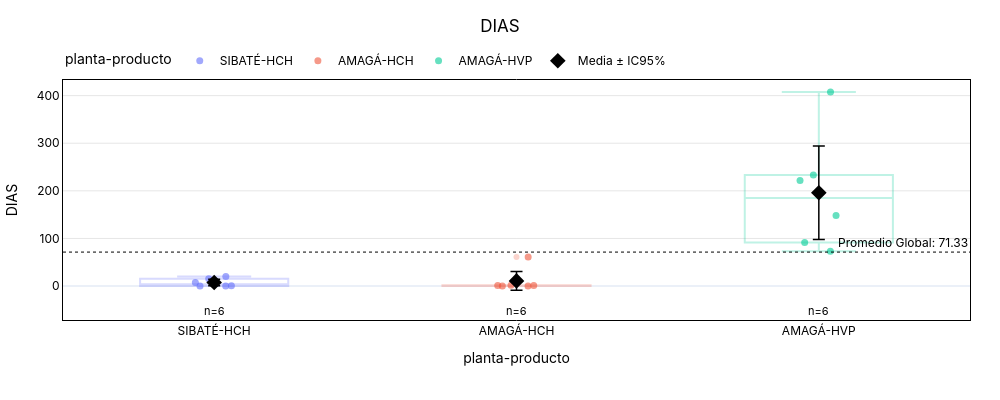

The notebook cell saved with this chart:
### Code cell
f = plot_statistical_strip(df[df["DIAS"]<2000], x_col="planta-producto", y_col='DIAS',
     title='DIAS', width=1000, height=400, category_order=['SIBATÉ-HCH', 'AMAGÁ-HCH', 'AMAGÁ-HVP'])
f.show()
s3.save_plotly_html(f,  "tv_planta_productos.html")

### Figure 1 — Plotly figure (JSON) as saved in the notebook; plotly's stock layout.template omitted (floating-point values rounded to 4 significant figures)
{"data": [{"alignmentgroup": "True", "boxpoints": "all", "fillcolor": "rgba(255,255,255,0)", "hoveron": "points", "hovertemplate": "<b>DIAS</b>: %{y:.2f}<br>planta-producto: %{x}<extra></extra>", "legendgroup": "SIBATÉ-HCH", "line": {"color": "rgba(255,255,255,0)"}, "marker": {"color": "#636EFA", "line": {"width": 0}, "opacity": 0.6, "size": 7}, "name": "SIBATÉ-HCH", "offsetgroup": "SIBATÉ-HCH", "orientation": "v", "pointpos": 0, "showlegend": true, "type": "box", "x": ["SIBATÉ-HCH", "SIBATÉ-HCH", "SIBATÉ-HCH", "SIBATÉ-HCH", "SIBATÉ-HCH", "SIBATÉ-HCH"], "x0": " ", "xaxis": "x", "y": [0.23, 7.402, 0.514, 20.18, 15.11, 0.287], "y0": " ", "yaxis": "y"}, {"alignmentgroup": "True", "boxpoints": "all", "fillcolor": "rgba(255,255,255,0)", "hoveron": "points", "hovertemplate": "<b>DIAS</b>: %{y:.2f}<br>planta-producto: %{x}<extra></extra>", "legendgroup": "AMAGÁ-HCH", "line": {"color": "rgba(255,255,255,0)"}, "marker": {"color": "#EF553B", "line": {"width": 0}, "opacity": 0.6, "size": 7}, "name": "AMAGÁ-HCH", "offsetgroup": "AMAGÁ-HCH", "orientation": "v", "pointpos": 0, "showlegend": true, "type": "box", "x": ["AMAGÁ-HCH", "AMAGÁ-HCH", "AMAGÁ-HCH", "AMAGÁ-HCH", "AMAGÁ-HCH", "AMAGÁ-HCH"], "x0": " ", "xaxis": "x", "y": [0.233, 0.088, 60.88, 1.25, 1.509, 0.964], "y0": " ", "yaxis": "y"}, {"alignmentgroup": "True", "boxpoints": "all", "fillcolor": "rgba(255,255,255,0)", "hoveron": "points", "hovertemplate": "<b>DIAS</b>: %{y:.2f}<br>planta-producto: %{x}<extra></extra>", "legendgroup": "AMAGÁ-HVP", "line": {"color": "rgba(255,255,255,0)"}, "marker": {"color": "#00CC96", "line": {"width": 0}, "opacity": 0.6, "size": 7}, "name": "AMAGÁ-HVP", "offsetgroup": "AMAGÁ-HVP", "orientation": "v", "pointpos": 0, "showlegend": true, "type": "box", "x": ["AMAGÁ-HVP", "AMAGÁ-HVP", "AMAGÁ-HVP", "AMAGÁ-HVP", "AMAGÁ-HVP", "AMAGÁ-HVP"], "x0": " ", "xaxis": "x", "y": [407.6, 233.5, 148.0, 221.5, 91.67, 73.08], "y0": " ", "yaxis": "y"}, {"boxmean": false, "fillcolor": "rgba(0,0,0,0)", "hoverinfo": "skip", "line": {"color": "#636EFA"}, "marker": {"color": "#636EFA"}, "name": "SIBATÉ-HCH (IQR)", "opacity": 0.25, "showlegend": false, "type": "box", "x": ["SIBATÉ-HCH", "SIBATÉ-HCH", "SIBATÉ-HCH", "SIBATÉ-HCH", "SIBATÉ-HCH", "SIBATÉ-HCH"], "y": [0.23, 7.402, 0.514, 20.18, 15.11, 0.287]}, {"boxmean": false, "fillcolor": "rgba(0,0,0,0)", "hoverinfo": "skip", "line": {"color": "#EF553B"}, "marker": {"color": "#EF553B"}, "name": "AMAGÁ-HCH (IQR)", "opacity": 0.25, "showlegend": false, "type": "box", "x": ["AMAGÁ-HCH", "AMAGÁ-HCH", "AMAGÁ-HCH", "AMAGÁ-HCH", "AMAGÁ-HCH", "AMAGÁ-HCH"], "y": [0.233, 0.088, 60.88, 1.25, 1.509, 0.964]}, {"boxmean": false, "fillcolor": "rgba(0,0,0,0)", "hoverinfo": "skip", "line": {"color": "#00CC96"}, "marker": {"color": "#00CC96"}, "name": "AMAGÁ-HVP (IQR)", "opacity": 0.25, "showlegend": false, "type": "box", "x": ["AMAGÁ-HVP", "AMAGÁ-HVP", "AMAGÁ-HVP", "AMAGÁ-HVP", "AMAGÁ-HVP", "AMAGÁ-HVP"], "y": [407.6, 233.5, 148.0, 221.5, 91.67, 73.08]}, {"customdata": [6.903, 19.63, 98.09], "error_y": {"array": [6.903, 19.63, 98.09], "color": "black", "thickness": 1.5, "type": "data", "width": 6}, "hovertemplate": "<b>Media</b>: %{y:.2f}<br>IC95%: ±%{customdata:.2f}<extra></extra>", "marker": {"color": "black", "size": 12, "symbol": "diamond"}, "mode": "markers", "name": "Media ± IC95%", "showlegend": true, "type": "scatter", "x": ["SIBATÉ-HCH", "AMAGÁ-HCH", "AMAGÁ-HVP"], "y": [7.288, 10.82, 195.9]}], "layout": {"annotations": [{"font": {"color": "black"}, "showarrow": false, "text": "Promedio Global: 71.33", "x": 1, "xanchor": "right", "xref": "x domain", "y": 71.33, "yanchor": "bottom", "yref": "y"}, {"font": {"color": "black", "size": 11}, "showarrow": false, "text": "n=6", "x": "SIBATÉ-HCH", "y": 0.088, "yshift": -25}, {"font": {"color": "black", "size": 11}, "showarrow": false, "text": "n=6", "x": "AMAGÁ-HCH", "y": 0.088, "yshift": -25}, {"font": {"color": "black", "size": 11}, "showarrow": false, "text": "n=6", "x": "AMAGÁ-HVP", "y": 0.088, "yshift": -25}], "boxmode": "overlay", "font": {"color": "black", "family": "Inter, Arial, sans-serif"}, "height": 400, "legend": {"orientation": "h", "title": {"text": "planta-producto"}, "tracegroupgap": 0, "x": 0, "xanchor": "left", "y": 1.02, "yanchor": "bottom"}, "margin": {"b": 80, "l": 60, "r": 30, "t": 80}, "paper_bgcolor": "rgba(0,0,0,0)", "plot_bgcolor": "rgba(0,0,0,0)", "shapes": [{"line": {"color": "black", "dash": "dot", "width": 1}, "type": "line", "x0": 0, "x1": 1, "xref": "x domain", "y0": 71.33, "y1": 71.33, "yref": "y"}], "title": {"text": "DIAS", "x": 0.5, "xanchor": "center", "y": 0.95, "yanchor": "top"}, "width": 1000, "xaxis": {"anchor": "y", "categoryarray": ["SIBATÉ-HCH", "AMAGÁ-HCH", "AMAGÁ-HVP"], "categoryorder": "array", "domain": [0, 1], "linecolor": "black", "mirror": true, "showline": true, "title": {"text": "planta-producto"}}, "yaxis": {"anchor": "x", "domain": [0, 1], "gridcolor": "rgba(0,0,0,0.1)", "linecolor": "black", "mirror": true, "showline": true, "title": {"text": "DIAS"}}}}
